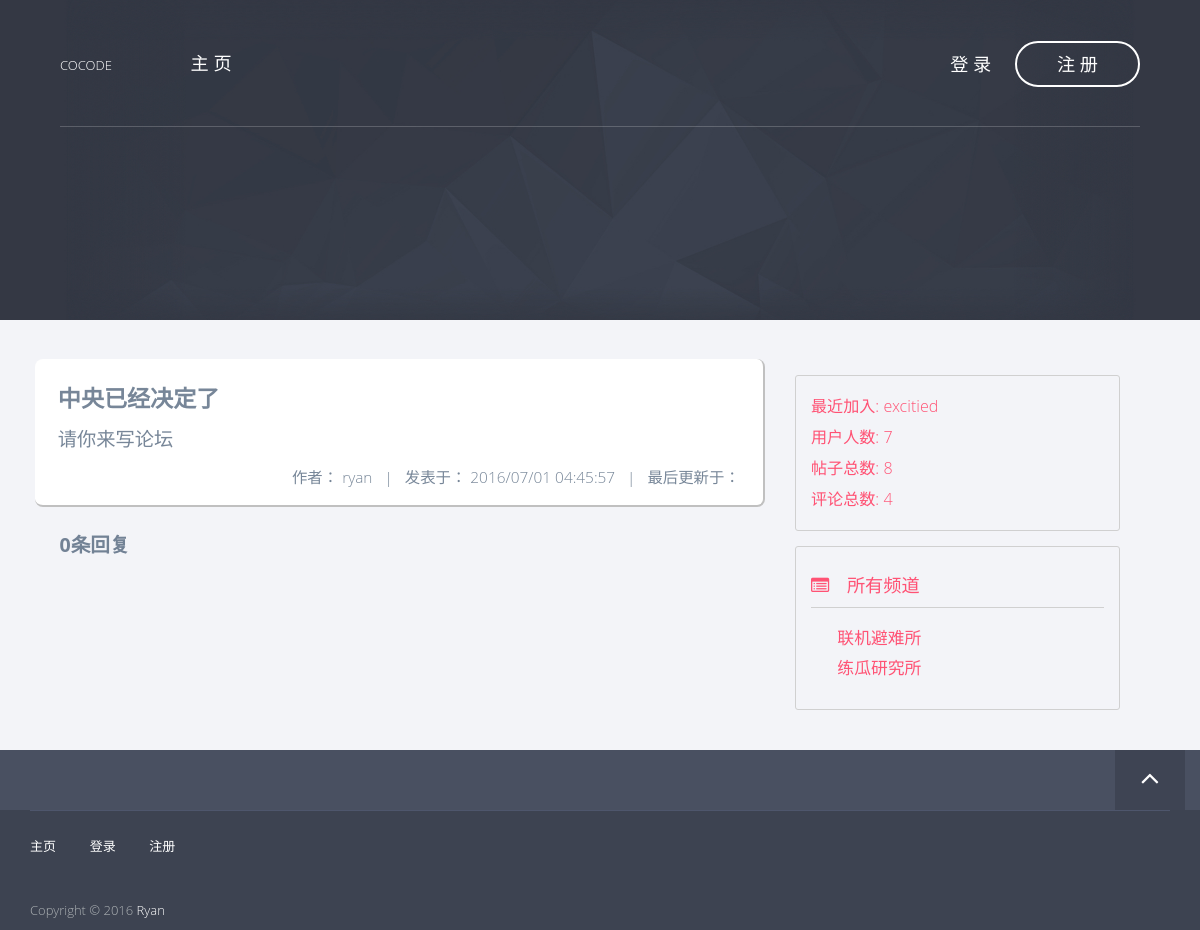
Page /post/8 on the earlier database version.
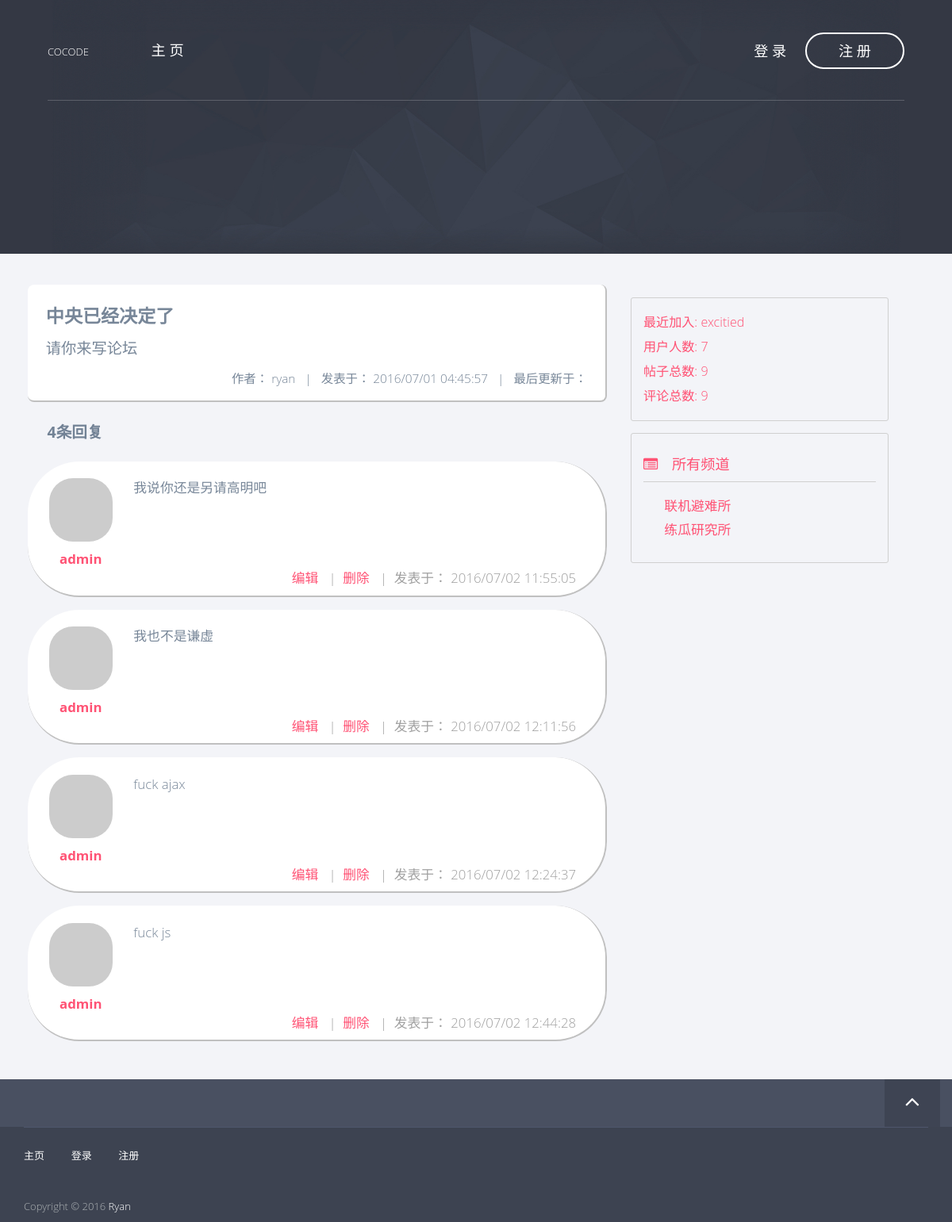
Same page on the later database version.
### app/models/post.py (models this page shows, shortened)
class Post(db.Model, Model):
    __tablename__ = 'posts'
    id = db.Column(db.Integer, primary_key=True)
    title = db.Column(db.String())
    content = db.Column(db.String())
    created_time = db.Column(db.Integer, default=0)
    channel_id = db.Column(db.Integer, db.ForeignKey('channels.id'))
    user_id = db.Column(db.Integer, db.ForeignKey('users.id'))
    comments = db.relationship('Comment', backref='post')

### app/models/user.py (models this page shows, shortened)
class User(db.Model, Model):
    __tablename__ = 'users'
    id = db.Column(db.Integer, primary_key=True)
    username = db.Column(db.String(), unique=True)
    password_hash = db.Column(db.String())
    email = db.Column(db.String(), unique=True)
    avatar_hash = db.Column(db.String())
    created_time = db.Column(db.Integer, default=0)
    role_id = db.Column(db.Integer, db.ForeignKey('roles.id'))
    posts = db.relationship('Post', backref='author')
    comments = db.relationship('Comment', backref='author')
    @property
    def password(self):
        raise AttributeError('password is not readable')
    def gravatar(self, size=100, default='identicon', rating='g'):
        from flask import request
        gravatar_url = 'secure.gravatar.com/avatar'
        if request.is_secure:
            url = 'https://' + gravatar_url
        else:
            url = 'http://' + gravatar_url
        hash = self.avatar_hash or md5(self.email.encode('utf-8')).hexdigest()
        return '{url}/{hash}?s={size}&d={default}&r={rating}'.format(url=url,
                                                                     hash=hash,
                                                                     size=size,
                                                                     default=default,
                                                                     rating=rating)

### app/models/channel.py (models this page shows, shortened)
class Channel(db.Model, Model):
    __tablename__ = 'channels'
    id = db.Column(db.Integer, primary_key=True)
    name = db.Column(db.String(), default=ChannelPermission.NORMAL[0])
    permission = db.Column(db.Integer)
    created_time = db.Column(db.Integer, default=0)
    posts = db.relationship('Post', backref='channel')
    def is_admin(self):
        return self.permission == ChannelPermission.ADMIN[0]

### app/models/comment.py (models this page shows, shortened)
class Comment(db.Model, Model):
    __tablename__ = 'comments'
    id = db.Column(db.Integer, primary_key=True)
    content = db.Column(db.String())
    created_time = db.Column(db.Integer, default=0)
    user_id = db.Column(db.Integer, db.ForeignKey('users.id'))
    post_id = db.Column(db.Integer, db.ForeignKey('posts.id'))

### app/views.py (the view)
@app.route('/post/<int:id>', methods=['GET'])
def post_view(id):
    post = Post.query.get(id)
    if post is None:
        abort(404)
    comments = post.comments
    comments.sort(key=lambda c: c.created_time)
    return render_template('post.html',
                           post=post,
                           comments=comments)

### app/context_processers.py (called while the page is built)
@app.context_processor
def current_user_processor():
    return dict(current_user=current_user())

@app.context_processor
def channel_processor():
    channels = Channel.query.all()
    permissions = [
        ChannelPermission.NORMAL,
        ChannelPermission.ADMIN,
    ]
    dic = {
        'channels': channels,
        'permissions': permissions,
    }
    return dict(**dic)

@app.context_processor
def user_processor():
    user_count = User.query.count()
    new_user = User.query.order_by(User.created_time.desc()).first()
    return dict(new_user=new_user,
                user_count=user_count)

@app.context_processor
def post_processor():
    post_count = Post.query.count()
    return dict(post_count=post_count)

@app.context_processor
def comment_processor():
    comment_count = Comment.query.count()
    return dict(comment_count=comment_count)

### app/filters.py (called while the page is built)
@app.template_filter('format_time')
def format_time(timestamp):
    format = '%Y/%m/%d %H:%M:%S'
    t = time.localtime(timestamp)
    ft = time.strftime(format, t)
    return ft

### app/models/user.py (called while the page is built)
def current_user():
    id = session.get('user_key', None)
    user = None
    if id is not None:
        user = User.query.get(id)
    return user

### app/templates/post.html (shortened to what this page needs)
{% extends 'base8-4.html' %}
{% block page_content %}
    {% set title = post.title %}
    {% set content = post.content %}
    {% set author = post.author.username %}
    <div class="row">
        <div class="col-md-12 post-detail-content">
            <div class="post-detail-title">
                {{ title }}
            </div>
            <div class="post-detail-body">
                {{ content }}
            </div>
            <div class="post-detail-info">
                作者： {{ author }} &nbsp; | &nbsp; 发表于： {{ post.created_time | format_time }} &nbsp; | &nbsp; 最后更新于：
            </div>
        </div>
        <div class="col-md-12 comment-list">
            {% set comment_count = comments.__len__() %}
            <div class="comment-list-header">
                {{ comment_count }}条回复
            </div>
            {% if comment_count > 0 %}
            <div class="comment-list-body">
                {% include "_comments.html" %}
            </div>
            {% endif %}
        </div>
    </div>
{% endblock %}

### app/templates/base8-4.html (shortened to what this page needs)
{% extends "base.html" %}
{% block content %}
    <div class="container">
    <div class="row">
        <div class="col-md-8 page-content">
            {% block page_content %}{% endblock %}
        </div>
        <div class="col-md-4 side-bar">
            <div class="row">
                {% include "_bbs_info.html" %}
                {% include "_channels.html" %}
            </div>
        </div>
        </div>
    </div>
{% endblock %}

### app/templates/base.html (shortened to what this page needs)
<!doctype html>
 <html class="no-js" lang="">
{% block head %}
<head>
<link rel="stylesheet" href="../static/css/normalize.min.css">
<link rel="stylesheet" href="../static/css/bootstrap.min.css">
<link rel="stylesheet" href="../static/css/jquery.fancybox.css">
<link rel="stylesheet" href="../static/css/flexslider.css">
<link rel="stylesheet" href="../static/css/styles.css">
<link rel="stylesheet" href="../static/css/queries.css">
<link rel="stylesheet" href="../static/css/etline-font.css">
<link rel="stylesheet" href="../static/bower_components/animate.css/animate.min.css">
<link rel="stylesheet" href="../static/css/font-awesome.min.css">
</head>
{% endblock %}
<body id="top">
    {% block navbar %}
        <section class="hero">
            <section class="navigation">
                <header>
                    <div class="header-content">
                        <div class="logo"><a href="/">COCODE</a></div>
                        <div class="header-nav">
                            <nav>
                                <ul class="primary-nav">
                                    <li><a href="/">主&nbsp;页</a></li>
                                </ul>
                                <ul class="member-actions">
                                    {% if current_user is none %}
                                    <li><a href="/login" class="login">登&nbsp;录</a></li>
                                    <li><a href="/register" class="btn-white btn-small">注&nbsp;册</a></li>
                                    {% else %}
                                    <li><a href="#"><i class="fa fa-envelope-o hero-nav"></i></a></li>
                                    <li><a href="/profile/{{ current_user.username }}" class="hero-nav">{{ current_user.username }} &nbsp;</a></li>
                                    <li><a href="/logout" class="btn-white btn-small">注销用户</a></li>
                                    {% endif %}
                                </ul>
                            </nav>
                        </div>
                    </div>
                </header>
            </section>
        </section>
    {% endblock %}
    <section class="content">
        {% block content%}
        {% endblock %}
    </section>
    <section class="to-top">
        <div class="container">
            <div class="row">
                <div class="to-top-wrap">
                    {% block to_top %}
                    <a href="#top" class="top"><i class="fa fa-angle-up"></i></a>
                    {% endblock %}
                </div>
            </div>
        </div>
    </section>
    <footer>
        <div class="container">
            <div class="row">
                <div class="col-md-12">
                    <div class="footer-links">
                        <ul class="footer-group">
                            <li><a href="/">主页</a></li>
                            <li><a href="/login">登录</a></li>
                            <li><a href="/register">注册</a></li>
                        </ul>
                        <p>Copyright © 2016 <a href="/">Ryan</a><br></p>
                    </div>
                </div>
            </div>
        </div>
    </footer>
</body>
</html>

### app/templates/_comments.html
{% for c in comments %}
    {% set author = c.author.username %}
    {% set content = c.content %}
    {% set created_time = c.created_time %}
    <div class="col-md-12 item-container comment-container">
        <div class="row">
            <div class="col-md-12">
                <div class="col-md-2 comment-left">
                    <div class="item-portrait">
                        <img class="img-rounded center-block round" src="{{ c.author.gravatar(size=60) }}" />
                    </div>
                    <div class="item-author">
                        <a href="/profile/{{ author }}">{{ author }}</a>
                    </div>
                </div>
                <div class="col-md-10 comment-right">
                    {{ content }}
                </div>
            </div>
            <div class="col-md-12 item-footer comment-footer">
                <a href="#">编辑</a> &nbsp; |&nbsp;
                <a href="{{ url_for('delete_comment', id=c.id) }}">删除</a> &nbsp; |&nbsp;
                发表于： {{ c.created_time | format_time }}
            </div>
        </div>
    </div>
{% endfor %}

### app/templates/_bbs_info.html
<div class="col-md-10 forum-info">
    <div class="forum-info-item">最近加入: <a href="/profile/{{ new_user.username }}">{{ new_user.username }}</a></div>
    <div class="forum-info-item">用户人数: {{ user_count }}</div>
    <div class="forum-info-item">帖子总数: {{ post_count }} </div>
    <div class="forum-info-item">评论总数: {{ comment_count }} </div>
</div>

### app/templates/_channels.html (shortened to what this page needs)
<div class="col-md-10 channel-list">
    <div class="channel-list-caption">
        <i class="fa fa-list-alt"></i> 所有频道
    </div>
    <div class="channel-list-items">
        {% for c in channels %}
        {% if not c.is_admin() %}
            <div class="channel-list-item">
                <a href="/channel/{{ c.id }}">{{ c.name }}</a>
            </div>
        {% endif %}
        {% endfor %}
    </div>
</div>

### app/static/css/queries.css (style rules this page uses)
@media screen and (max-width:1200px) { header { width: 90%; margin: 0 auto; } }

Differences in the rows shown:
added Comment: content "我说你还是另请高明吧", created_time "2016/07/02 11:55:05"
now on this page (row unchanged): User: username "admin"
added Comment: content "我也不是谦虚", created_time "2016/07/02 12:11:56"
added Comment: content "fuck ajax", created_time "2016/07/02 12:24:37"
added Comment: content "fuck js", created_time "2016/07/02 12:44:28"
Other differences:
{{ comment_count }}: "0" → "4"
{{ post_count }}: "8" → "9"
{{ comment_count }}: "4" → "9"
